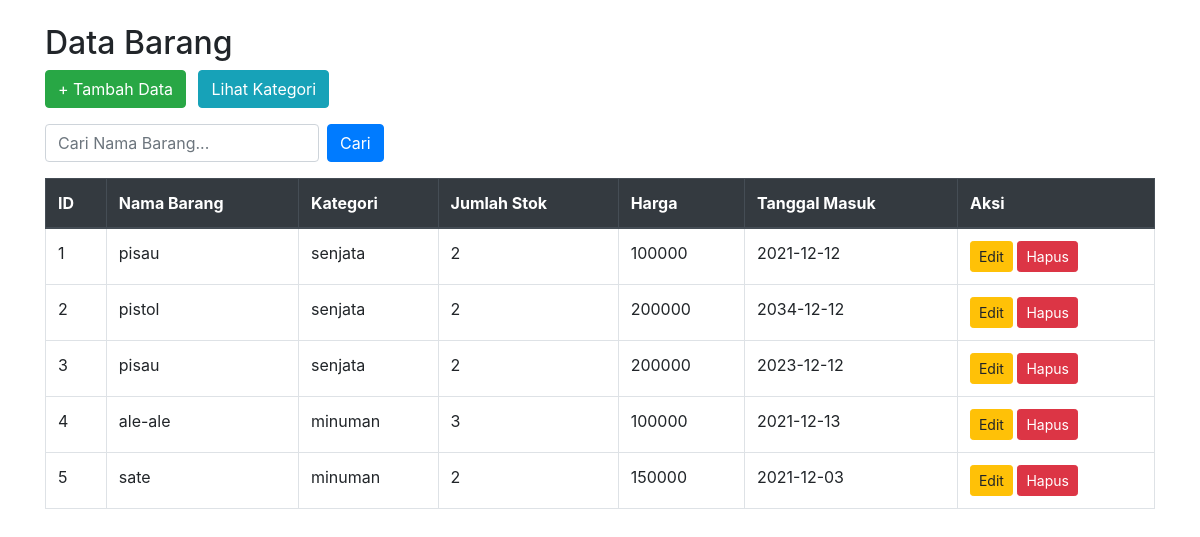
Before: / with the older database file.
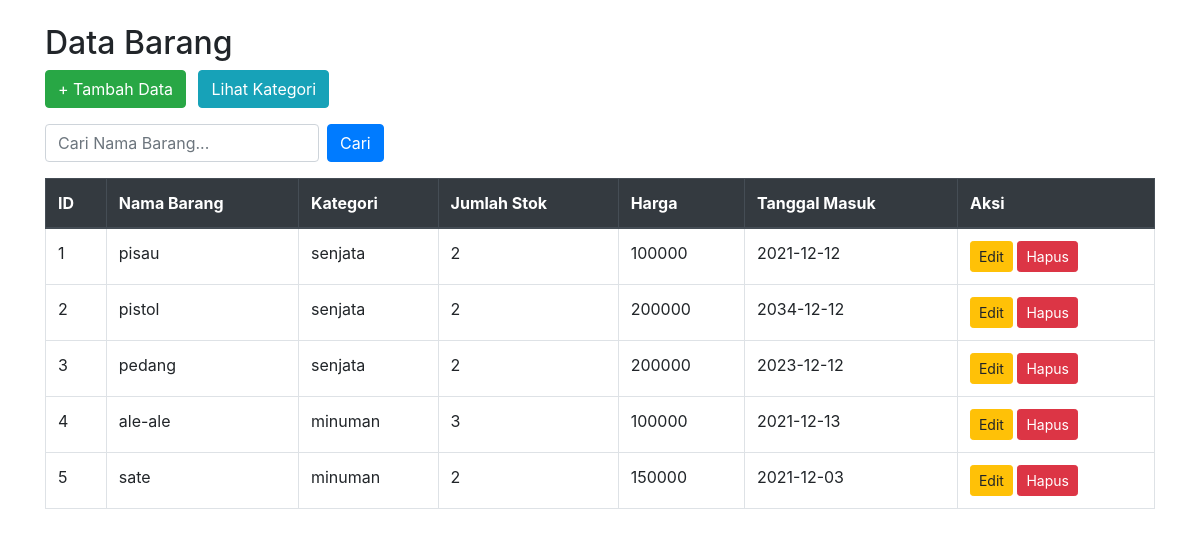
After: the same page with the newer database file.
### tables this page shows
CREATE TABLE `crudbarang` (
  `id_barang` int(11) NOT NULL,
  `nama_barang` varchar(100) DEFAULT NULL,
  `kategori_barang` varchar(100) DEFAULT NULL,
  `jumlah_stok` int(11) DEFAULT NULL,
  `harga_barang` int(11) DEFAULT NULL,
  `tanggal_masuk` date DEFAULT NULL,
  `id_kategori` int(11) DEFAULT NULL
);

CREATE TABLE `kategori_barang` (
  `id_kategori` int(11) NOT NULL,
  `nama_kategori` varchar(100) NOT NULL
);

### index.php (the view, shortened to what this page needs)
<?php include 'koneksi.php'; ?>
<!DOCTYPE html>
<html>
<head>
    <link rel="stylesheet" href="https://stackpath.bootstrapcdn.com/bootstrap/4.5.2/css/bootstrap.min.css">
</head>
<body class="container mt-4">
    <h2>Data Barang</h2>
    <a href="tambah_barang.php" class="btn btn-success mb-3">+ Tambah Data</a>
    <a href="kategori.php" class="btn btn-info mb-3 ml-2">Lihat Kategori</a>
    <form method="GET" class="form-inline mb-3">
        <input type="text" name="search_barang" class="form-control mr-2" placeholder="Cari Nama Barang..." value="<?= isset($_GET['search_barang']) ? $_GET['search_barang'] : '' ?>">
        <button type="submit" class="btn btn-primary">Cari</button>
    </form>
    <table class="table table-bordered">
        <thead class="thead-dark">
            <tr>
                <th>ID</th>
                <th>Nama Barang</th>
                <th>Kategori</th>
                <th>Jumlah Stok</th>
                <th>Harga</th>
                <th>Tanggal Masuk</th>
                <th>Aksi</th>
            </tr>
        </thead>
        <tbody>
        <?php
        $search = isset($_GET['search_barang']) ? $_GET['search_barang'] : '';
        $query = "SELECT b.*, k.nama_kategori FROM crudbarang b JOIN kategori_barang k ON b.id_kategori = k.id_kategori WHERE b.nama_barang LIKE '%$search%'";
        $result = mysqli_query($conn, $query);
        while ($data = mysqli_fetch_assoc($result)) {
            echo "<tr>
                <td>{$data['id_barang']}</td>
                <td>{$data['nama_barang']}</td>
                <td>{$data['nama_kategori']}</td>
                <td>{$data['jumlah_stok']}</td>
                <td>{$data['harga_barang']}</td>
                <td>{$data['tanggal_masuk']}</td>
                <td>
                    <a href='edit_barang.php?id={$data['id_barang']}' class='btn btn-warning btn-sm'>Edit</a>
                    <a href='hapus_barang.php?id={$data['id_barang']}' class='btn btn-danger btn-sm' onclick='return confirm(\"Yakin mau hapus?\")'>Hapus</a>
                </td>
            </tr>";
        }
        ?>
        </tbody>
    </table>
</body>
</html>

Changed rows visible on the page:
changed crudbarang id 3: nama_barang "pisau" → "pedang"
